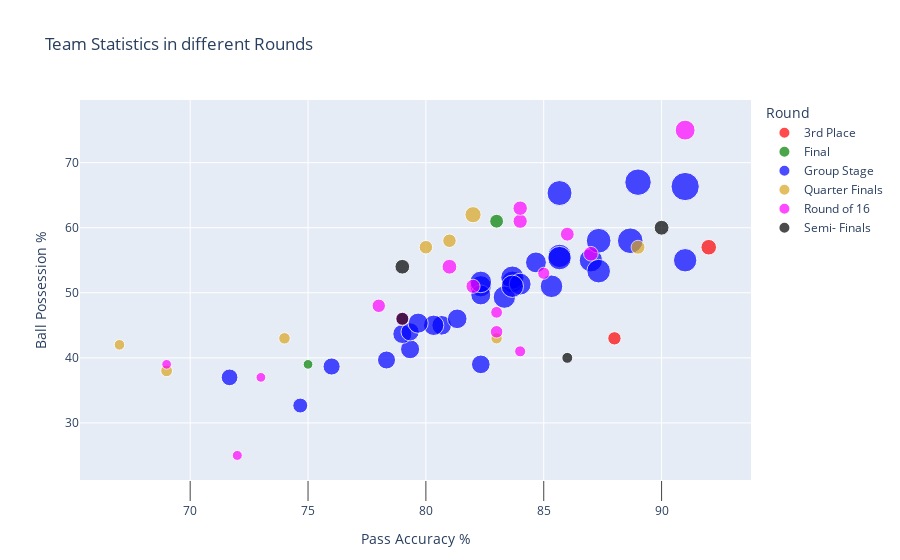

The notebook cell saved with this chart:
### Markdown cell above
<a id=section506></a>
#### 5.6 Teams with varoius Statistical Values at Different Rounds in Tournament

### Code cell
fig = px.scatter(summary, x="Pass Accuracy %", y="Ball Possession %", color="Round",size="Passes",hover_name="Team",template='plotly',
                color_discrete_sequence=["red", "green", "blue", "goldenrod", "magenta",'black'],
                 #px.colors.cyclical.IceFire,
                 #labels ={'GF': 'Goals Scored'},
                 title="Team Statistics in different Rounds")

fig.update_xaxes(
    showgrid=True,
    ticks="outside",
    tickson="boundaries",
    ticklen=20
    #type='category'
)


fig.show()

### Figure 1 — Plotly figure (JSON) as saved in the notebook; plotly's stock layout.template omitted (floating-point values rounded to 4 significant figures)
{"data": [{"hovertemplate": "<b>%{hovertext}</b><br><br>Round=3rd Place<br>Pass Accuracy %=%{x}<br>Ball Possession %=%{y}<br>Passes=%{marker.size}<extra></extra>", "hovertext": ["Belgium", "England"], "legendgroup": "3rd Place", "marker": {"color": "red", "size": [510, 698], "sizemode": "area", "sizeref": 5.735, "symbol": "circle"}, "mode": "markers", "name": "3rd Place", "orientation": "v", "showlegend": true, "type": "scatter", "x": [88, 92], "xaxis": "x", "y": [43, 57], "yaxis": "y"}, {"hovertemplate": "<b>%{hovertext}</b><br><br>Round=Final<br>Pass Accuracy %=%{x}<br>Ball Possession %=%{y}<br>Passes=%{marker.size}<extra></extra>", "hovertext": ["Croatia", "France"], "legendgroup": "Final", "marker": {"color": "green", "size": [547, 271], "sizemode": "area", "sizeref": 5.735, "symbol": "circle"}, "mode": "markers", "name": "Final", "orientation": "v", "showlegend": true, "type": "scatter", "x": [83, 75], "xaxis": "x", "y": [61, 39], "yaxis": "y"}, {"hovertemplate": "<b>%{hovertext}</b><br><br>Round=Group Stage<br>Pass Accuracy %=%{x}<br>Ball Possession %=%{y}<br>Passes=%{marker.size}<extra></extra>", "hovertext": ["Argentina", "Australia", "Belgium", "Brazil", "Colombia", "Costa Rica", "Croatia", "Denmark", "Egypt", "England", "France", "Germany", "Iceland", "Iran", "Japan", "Korea Republic", "Mexico", "Morocco", "Nigeria", "Panama", "Peru", "Poland", "Portugal", "Russia", "Saudi Arabia", "Senegal", "Serbia", "Spain", "Sweden", "Switzerland", "Tunisia", "Uruguay"], "legendgroup": "Group Stage", "marker": {"color": "blue", "size": [1788, 1465, 1568, 1884, 1297, 1047, 1358, 1105, 1190, 1569, 1558, 2013, 804, 639, 1571, 934, 1253, 1146, 1105, 999, 1344, 1438, 1372, 1041, 1756, 947, 1168, 2294, 842, 1577, 1429, 1602], "sizemode": "area", "sizeref": 5.735, "symbol": "circle"}, "mode": "markers", "name": "Group Stage", "orientation": "v", "showlegend": true, "type": "scatter", "x": [85.67, 85.33, 87, 88.67, 82.33, 79.33, 83.67, 80.67, 80.33, 91, 83.67, 89, 71.67, 74.67, 85.67, 78.33, 84.67, 82.33, 81.33, 82.33, 82.33, 83.33, 84, 79, 87.33, 79.33, 79.67, 91, 76, 85.67, 83.67, 87.33], "xaxis": "x", "y": [65.33, 51, 55, 58, 51, 41.33, 51.67, 45, 45, 55, 52.33, 67, 37, 32.67, 55.67, 39.67, 54.67, 49.67, 46, 39, 51.67, 49.33, 51.33, 43.67, 58, 44, 45.33, 66.33, 38.67, 55.33, 51, 53.33], "yaxis": "y"}, {"hovertemplate": "<b>%{hovertext}</b><br><br>Round=Quarter Finals<br>Pass Accuracy %=%{x}<br>Ball Possession %=%{y}<br>Passes=%{marker.size}<extra></extra>", "hovertext": ["Belgium", "Brazil", "Croatia", "England", "France", "Russia", "Sweden", "Uruguay"], "legendgroup": "Quarter Finals", "marker": {"color": "goldenrod", "size": [370, 557, 753, 525, 524, 399, 379, 322], "sizemode": "area", "sizeref": 5.735, "symbol": "circle"}, "mode": "markers", "name": "Quarter Finals", "orientation": "v", "showlegend": true, "type": "scatter", "x": [83, 89, 82, 80, 81, 69, 74, 67], "xaxis": "x", "y": [43, 57, 62, 57, 58, 38, 43, 42], "yaxis": "y"}, {"hovertemplate": "<b>%{hovertext}</b><br><br>Round=Round of 16<br>Pass Accuracy %=%{x}<br>Ball Possession %=%{y}<br>Passes=%{marker.size}<extra></extra>", "hovertext": ["Argentina", "Belgium", "Brazil", "Colombia", "Croatia", "Denmark", "England", "France", "Japan", "Mexico", "Portugal", "Russia", "Spain", "Sweden", "Switzerland", "Uruguay"], "legendgroup": "Round of 16", "marker": {"color": "magenta", "size": [547, 621, 398, 516, 626, 539, 571, 351, 453, 424, 583, 284, 1137, 271, 599, 269], "sizemode": "area", "sizeref": 5.735, "symbol": "circle"}, "mode": "markers", "name": "Round of 16", "orientation": "v", "showlegend": true, "type": "scatter", "x": [86, 87, 83, 78, 81, 79, 82, 84, 83, 85, 84, 72, 91, 73, 84, 69], "xaxis": "x", "y": [59, 56, 47, 48, 54, 46, 51, 41, 44, 53, 61, 25, 75, 37, 63, 39], "yaxis": "y"}, {"hovertemplate": "<b>%{hovertext}</b><br><br>Round=Semi- Finals<br>Pass Accuracy %=%{x}<br>Ball Possession %=%{y}<br>Passes=%{marker.size}<extra></extra>", "hovertext": ["Belgium", "Croatia", "England", "France"], "legendgroup": "Semi- Finals", "marker": {"color": "black", "size": [629, 622, 479, 342], "sizemode": "area", "sizeref": 5.735, "symbol": "circle"}, "mode": "markers", "name": "Semi- Finals", "orientation": "v", "showlegend": true, "type": "scatter", "x": [90, 79, 79, 86], "xaxis": "x", "y": [60, 54, 46, 40], "yaxis": "y"}], "layout": {"legend": {"itemsizing": "constant", "title": {"text": "Round"}, "tracegroupgap": 0}, "title": {"text": "Team Statistics in different Rounds"}, "xaxis": {"anchor": "y", "domain": [0, 1], "showgrid": true, "ticklen": 20, "ticks": "outside", "tickson": "boundaries", "title": {"text": "Pass Accuracy %"}}, "yaxis": {"anchor": "x", "domain": [0, 1], "title": {"text": "Ball Possession %"}}}}
